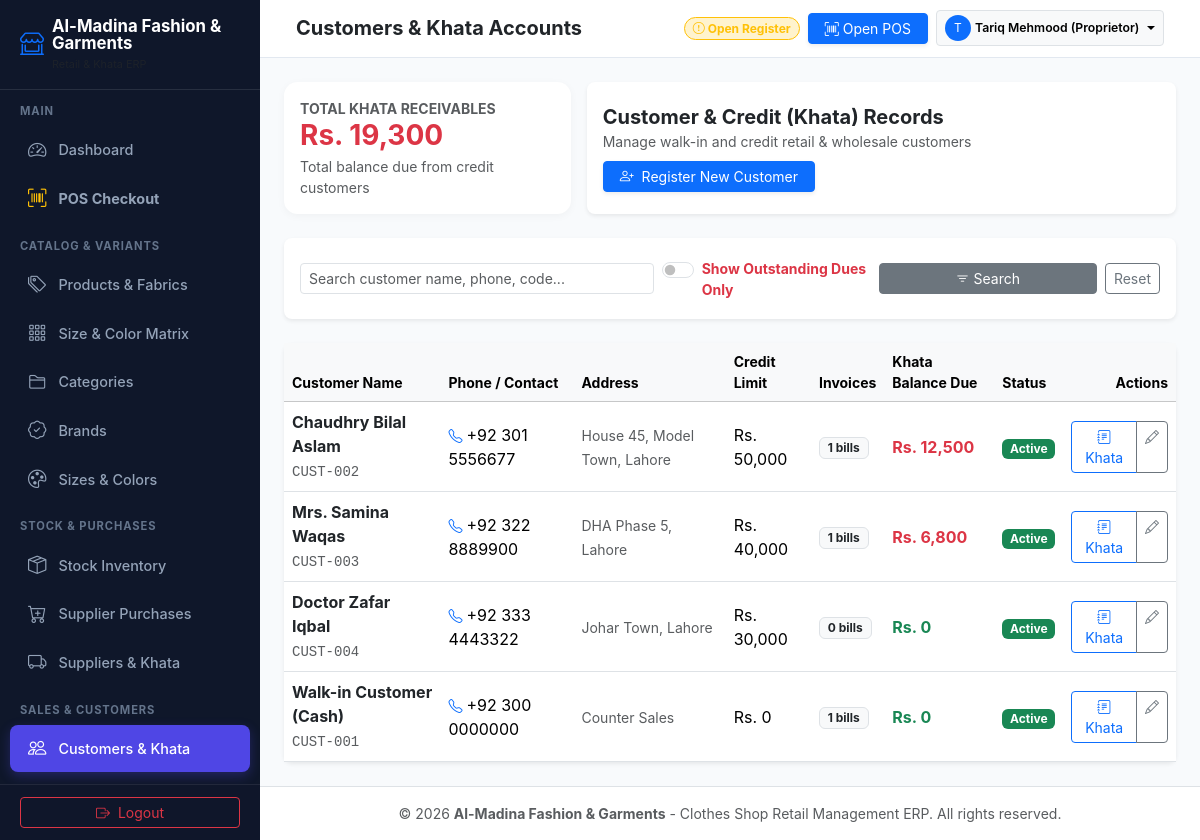
/customers.php (signed in), run on the app's committed database.
### tables this page shows
CREATE TABLE `customers` (
  `id` INT AUTO_INCREMENT PRIMARY KEY,
  `customer_code` VARCHAR(50) NOT NULL UNIQUE,
  `name` VARCHAR(100) NOT NULL,
  `phone` VARCHAR(30) NOT NULL,
  `address` TEXT NULL,
  `credit_limit` DECIMAL(12,2) NOT NULL DEFAULT 0.00,
  `opening_balance` DECIMAL(12,2) NOT NULL DEFAULT 0.00,
  `current_balance` DECIMAL(12,2) NOT NULL DEFAULT 0.00,
  `loyalty_points` INT NOT NULL DEFAULT 0,
  `status` ENUM('active', 'inactive') NOT NULL DEFAULT 'active',
  `created_at` TIMESTAMP DEFAULT CURRENT_TIMESTAMP
);

### customers.php (the view, shortened to what this page needs)
<?php
$action = $_GET['action'] ?? 'list';
$edit_customer = null;
require_once __DIR__ . '/includes/header.php';
?>
<?php if ($action === 'create' || $action === 'edit'): ?>
<div class="row justify-content-center">
    <div class="col-12 col-md-8 col-lg-6">
        <div class="card border-0 shadow-sm rounded-3 p-4 mb-4">
            <div class="d-flex justify-content-between align-items-center border-bottom pb-3 mb-3">
                <div>
                    <h5 class="fw-bold mb-0">
                        <i class="bi <?= $action === 'edit' ? 'bi-pencil-square text-warning' : 'bi-person-plus text-primary' ?> me-2"></i>
                        <?= $action === 'edit' ? 'Edit Customer: ' . htmlspecialchars($edit_customer['name']) : 'Register New Khata Customer' ?>
                    </h5>
                    <small class="text-muted">Dedicated form for customer credit accounts and contact info</small>
                </div>
                <a href="customers.php" class="btn btn-outline-secondary btn-sm">
                    <i class="bi bi-arrow-left me-1"></i> Back to List
                </a>
            </div>
            <form method="POST" action="customers.php">
                <input type="hidden" name="action" value="<?= $action === 'edit' ? 'edit_customer' : 'add_customer' ?>">
                <?php if ($action === 'edit'): ?>
                    <input type="hidden" name="id" value="<?= $edit_customer['id'] ?>">
                <?php endif; ?>
                <div class="mb-3">
                    <label class="form-label small fw-bold">CUSTOMER FULL NAME *</label>
                    <input type="text" name="name" class="form-control form-control-lg fw-bold" required
                           placeholder="e.g. Chaudhry Bilal Aslam"
                           value="<?= htmlspecialchars($edit_customer['name'] ?? '') ?>" autofocus>
                </div>
                <div class="row g-3 mb-3">
                    <div class="col-12 col-sm-6">
                        <label class="form-label small fw-bold">MOBILE PHONE NUMBER *</label>
                        <input type="text" name="phone" class="form-control" required
                               placeholder="e.g. 0300-1234567"
                               value="<?= htmlspecialchars($edit_customer['phone'] ?? '') ?>">
                    </div>
                    <div class="col-12 col-sm-6">
                        <label class="form-label small fw-bold">CREDIT LIMIT (RS.)</label>
                        <input type="number" name="credit_limit" class="form-control"
                               value="<?= $action === 'edit' ? floatval($edit_customer['credit_limit']) : 50000 ?>">
                    </div>
                </div>
                <?php if ($action === 'create'): ?>
                <div class="mb-3">
                    <label class="form-label small fw-bold">OPENING BALANCE DUE (RS.)</label>
                    <input type="number" step="0.01" name="opening_balance" class="form-control" value="0">
                    <small class="text-muted">Prior unpaid dues to import into Khata statement.</small>
                </div>
                <?php else: ?>
                <div class="mb-3">
                    <label class="form-label small fw-bold">STATUS</label>
                    <select name="status" class="form-select">
                        <option value="active" <?= ($edit_customer['status'] ?? '') === 'active' ? 'selected' : '' ?>>Active</option>
                        <option value="inactive" <?= ($edit_customer['status'] ?? '') === 'inactive' ? 'selected' : '' ?>>Inactive</option>
                    </select>
                </div>
                <?php endif; ?>
                <div class="mb-4">
                    <label class="form-label small fw-bold">RESIDENCE / SHOP / DELIVERY ADDRESS</label>
                    <textarea name="address" class="form-control" rows="3"
                              placeholder="e.g. Shop #14, Main Anarkali Bazaar, Lahore"><?= htmlspecialchars($edit_customer['address'] ?? '') ?></textarea>
                </div>
                <div class="d-flex justify-content-between align-items-center pt-3 border-top">
                    <a href="customers.php" class="btn btn-light">Cancel</a>
                    <button type="submit" class="btn btn-primary px-4 fw-bold">
                        <i class="bi bi-check2-circle me-1"></i> <?= $action === 'edit' ? 'Update Customer' : 'Save Customer' ?>
                    </button>
                </div>
            </form>
        </div>
    </div>
</div>
<?php else: ?>
<?php
$q = trim($_GET['q'] ?? '');
$filter_due = isset($_GET['due_only']);
$where = ["1=1"];
$params = [];
$where_clause = implode(' AND ', $where);
$sql = "SELECT c.*,
               COUNT(s.id) AS total_invoices,
               COALESCE(SUM(s.net_total), 0) AS total_spent
        FROM customers c
        LEFT JOIN sales s ON c.id = s.customer_id AND s.sale_status = 'completed'
        WHERE $where_clause
        GROUP BY c.id
        ORDER BY c.current_balance DESC, c.name ASC";
$stmt = $pdo->prepare($sql);
$stmt->execute($params);
$customers = $stmt->fetchAll();
$totalReceivables = $pdo->query("SELECT COALESCE(SUM(current_balance), 0) FROM customers WHERE status = 'active'")->fetchColumn();
?>
<div class="row g-3 mb-4">
    <div class="col-12 col-md-6 col-xl-4">
        <div class="card kpi-card p-3 h-100">
            <span class="text-muted small fw-bold text-uppercase">Total Khata Receivables</span>
            <h3 class="fw-bold mb-1 text-danger"><?= format_currency($totalReceivables) ?></h3>
            <small class="text-muted">Total balance due from credit customers</small>
        </div>
    </div>
    <div class="col-12 col-md-6 col-xl-8">
        <div class="card border-0 shadow-sm rounded-3 p-3 h-100 d-flex flex-column justify-content-center">
            <div class="d-flex flex-wrap justify-content-between align-items-center gap-2">
                <div>
                    <h5 class="fw-bold mb-0">Customer & Credit (Khata) Records</h5>
                    <small class="text-muted">Manage walk-in and credit retail & wholesale customers</small>
                </div>
                <a href="customers.php?action=create" class="btn btn-primary btn-sm px-3 shadow-sm">
                    <i class="bi bi-person-plus me-1"></i> Register New Customer
                </a>
            </div>
        </div>
    </div>
</div>
<div class="card border-0 shadow-sm rounded-3 p-3 mb-4">
    <form method="GET" action="customers.php" class="row g-2 align-items-center">
        <div class="col-12 col-md-5">
            <input type="text" name="q" class="form-control form-control-sm" placeholder="Search customer name, phone, code..." value="<?= htmlspecialchars($q) ?>">
        </div>
        <div class="col-6 col-md-3">
            <div class="form-check form-switch pt-1">
                <input class="form-check-input" type="checkbox" name="due_only" id="dueOnly" value="1" <?= $filter_due ? 'checked' : '' ?> onchange="this.form.submit()">
                <label class="form-check-label small fw-bold text-danger" for="dueOnly">Show Outstanding Dues Only</label>
            </div>
        </div>
        <div class="col-6 col-md-4 d-flex gap-2">
            <button type="submit" class="btn btn-secondary btn-sm flex-grow-1"><i class="bi bi-filter"></i> Search</button>
            <a href="customers.php" class="btn btn-outline-secondary btn-sm">Reset</a>
        </div>
    </form>
</div>
<div class="card border-0 shadow-sm rounded-3">
    <div class="table-responsive">
        <table class="table table-hover align-middle mb-0">
            <thead class="table-light small text-muted">
                <tr>
                    <th>Customer Name</th>
                    <th>Phone / Contact</th>
                    <th>Address</th>
                    <th>Credit Limit</th>
                    <th>Invoices</th>
                    <th>Khata Balance Due</th>
                    <th>Status</th>
                    <th class="text-end">Actions</th>
                </tr>
            </thead>
            <tbody>
                <?php if (empty($customers)): ?>
                    <tr><td colspan="8" class="text-center py-5 text-muted">No customers found.</td></tr>
                <?php else: ?>
                    <?php foreach ($customers as $c): ?>
                        <tr>
                            <td>
                                <div class="fw-bold text-dark"><?= htmlspecialchars($c['name']) ?></div>
                                <code class="small text-muted"><?= htmlspecialchars($c['customer_code']) ?></code>
                            </td>
                            <td>
                                <div><i class="bi bi-telephone text-primary small me-1"></i><?= htmlspecialchars($c['phone']) ?></div>
                            </td>
                            <td>
                                <small class="text-muted"><?= htmlspecialchars($c['address'] ?: 'Counter Client') ?></small>
                            </td>
                            <td>
                                <?= format_currency($c['credit_limit']) ?>
                            </td>
                            <td>
                                <span class="badge bg-light text-dark border"><?= $c['total_invoices'] ?> bills</span>
                            </td>
                            <td>
                                <strong class="<?= $c['current_balance'] > 0 ? 'text-danger' : 'text-success' ?> fs-6">
                                    <?= format_currency($c['current_balance']) ?>
                                </strong>
                            </td>
                            <td>
                                <?= status_badge($c['status']) ?>
                            </td>
                            <td class="text-end">
                                <div class="btn-group btn-group-sm">
                                    <a href="customer_ledger.php?customer_id=<?= $c['id'] ?>" class="btn btn-outline-primary" title="View Khata Ledger Statement">
                                        <i class="bi bi-journal-text"></i> Khata
                                    </a>
                                    <a href="customers.php?action=edit&id=<?= $c['id'] ?>" class="btn btn-outline-secondary" title="Edit Customer Details">
                                        <i class="bi bi-pencil"></i>
                                    </a>
                                </div>
                            </td>
                        </tr>
                    <?php endforeach; ?>
                <?php endif; ?>
            </tbody>
        </table>
    </div>
</div>
<?php endif; ?>
<?php require_once __DIR__ . '/includes/footer.php'; ?>

### config/helpers.php (shortened to what this page needs)
<?php
function format_currency($amount, $currency = null) {
    if ($currency === null) {
        $currency = 'Rs. ';
    }
    return $currency . number_format((float)$amount, 0);
}
function status_badge($status) {
    $status = strtolower((string)$status);
    $map = [
        'active'    => 'bg-success',
        'completed' => 'bg-success',
        'paid'      => 'bg-success',
        'open'      => 'bg-success',
        'restock'   => 'bg-info',
        'partial'   => 'bg-warning text-dark',
        'held'      => 'bg-warning text-dark',
        'due'       => 'bg-danger',
        'inactive'  => 'bg-secondary',
        'closed'    => 'bg-secondary',
        'cancelled' => 'bg-danger',
        'returned'  => 'bg-danger',
        'defective' => 'bg-danger',
    ];
    $cls = $map[$status] ?? 'bg-secondary';
    return '<span class="badge ' . $cls . '">' . ucfirst($status) . '</span>';
}

### assets/css/clothes-retail.css (style rules this page uses)
:root { --cr-primary: #4f46e5; --cr-primary-hover: #4338ca; --cr-secondary: #0ea5e9; --cr-dark: #1e1b4b; --cr-sidebar-bg: #0f172a; --cr-sidebar-hover: #1e293b; --cr-accent: #f43f5e; --cr-bg: #f8fafc; --cr-card-bg: #ffffff; --cr-border: #e2e8f0; }
html, body { height: 100%; }
body { background-color: var(--cr-bg); font-family: -apple-system, BlinkMacSystemFont, "Segoe UI", Roboto, "Helvetica Neue", Arial, sans-serif; color: #334155; min-height: 100%; }
@media (min-width: 992px) { html, body { height: 100vh; overflow: hidden; } }
.kpi-card { border: none; border-radius: 0.85rem; background: #ffffff; box-shadow: 0 2px 8px rgba(0, 0, 0, 0.04); transition: transform 0.2s ease, box-shadow 0.2s ease; }
.table-responsive { -webkit-overflow-scrolling: touch; }

### data on the page
customers: name "Chaudhry Bilal Aslam", customer_code "CUST-002", phone "+92 301 5556677", address "House 45, Model Town, Lahore", credit_limit "Rs. 50,000", total_invoices "1", current_balance "Rs. 12,500", status "Active"
customers: name "Mrs. Samina Waqas", customer_code "CUST-003", phone "+92 322 8889900", address "DHA Phase 5, Lahore", credit_limit "Rs. 40,000", total_invoices "1", current_balance "Rs. 6,800", status "Active"
customers: name "Doctor Zafar Iqbal", customer_code "CUST-004", phone "+92 333 4443322", address "Johar Town, Lahore", credit_limit "Rs. 30,000", total_invoices "0", current_balance "Rs. 0", status "Active"
customers: name "Walk-in Customer (Cash)", customer_code "CUST-001", phone "+92 300 0000000", address "Counter Sales", credit_limit "Rs. 0", total_invoices "1", current_balance "Rs. 0", status "Active"

### other printed values
$shop_name "Al-Madina Fashion & Garments"
$section_name "MAIN"
$page_info['title'] "Dashboard"
$page_info['title'] "POS Checkout"
$section_name "CATALOG & VARIANTS"
$page_info['title'] "Products & Fabrics"
$page_info['title'] "Size & Color Matrix"
$page_info['title'] "Categories"
$page_info['title'] "Brands"
$page_info['title'] "Sizes & Colors"
$section_name "STOCK & PURCHASES"
$page_info['title'] "Stock Inventory"
$page_info['title'] "Supplier Purchases"
$page_info['title'] "Suppliers & Khata"
$section_name "SALES & CUSTOMERS"
